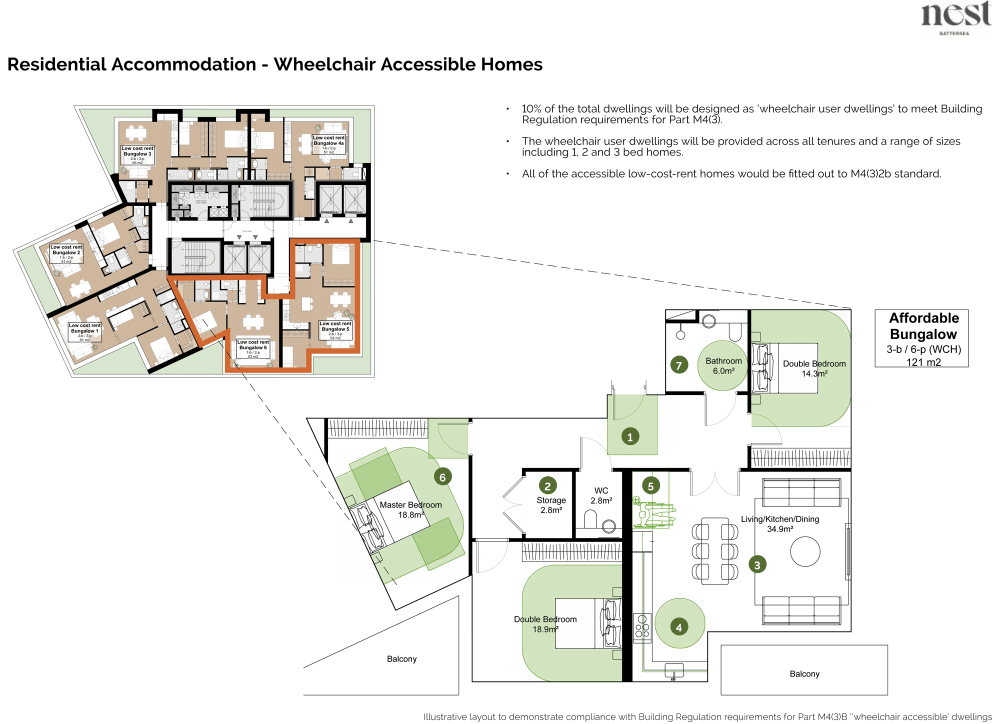
#> input picture _refs/plantas-oficiais/wheelchair.png, 2000 x 1447 px (shown at 1/2 size)
$ python make_wheelchair_plan.py
#> lines starting #> are read from the running program, lines starting #| are printed output that depends on the picture; after the words box and inside, x2 and y2 are one past the last pixel; in counts of white or black regions, pixels touching at a corner belong together
# The wheelchair accessible (Part M4(3)) layout for the Accessible homes card.
# Source: the official "Heliport House Wheelchair 7c" slide (_refs/plantas-oficiais/wheelchair.png,
# the same 2000 x 1447 file published on nestbattersea.co.uk/disabled-accessible-homes).
# The slide is a transparent PNG: it is composited over the paper colour used by the affordable plans
# (never colour keyed), cropped to the flat itself, and the two dashed leader lines that tie it to
# the key plan are painted out. Nothing on the plan is redrawn or added.
import os, sys
import numpy as np
from PIL import Image, ImageFilter
import cv2

ROOT = os.path.abspath(os.path.join(os.path.dirname(__file__), '..', '..'))
SRC = os.path.join(ROOT, '_refs', 'plantas-oficiais', 'wheelchair.png')
OUT = os.environ.get('WC_OUT') or os.path.join(ROOT, 'assets', 'site', 'plans')
DBG = sys.argv[1] if len(sys.argv) > 1 else None
PAPER = (243, 238, 232)                    # the backdrop of the aff-* plans
BOX = (598, 606, 1786, 1400)               # the flat, its balconies and turning circles; no key plan, no title box
UP = 2                                     # supersample the line work before the export sizes


def main():
    rgba = Image.open(SRC).convert('RGBA')
#> rgba is the input picture: PIL image 2000x1447 RGBA; mean R, G, B, A 88.1, 120.5, 85.9, 49.3
    # paint out the legend box (its facts are in the caption) and the key plan before cropping
    a = np.asarray(rgba).copy()
    a[600:760, 1738:1800, 3] = 0
#> a: shape (1447, 2000, 4); 0.04% of pixels changed, all inside (x1, y1, x2, y2) = (1749, 618, 1800, 735)
    a[:792, :772, 3] = 0                   # the corner of the key plan
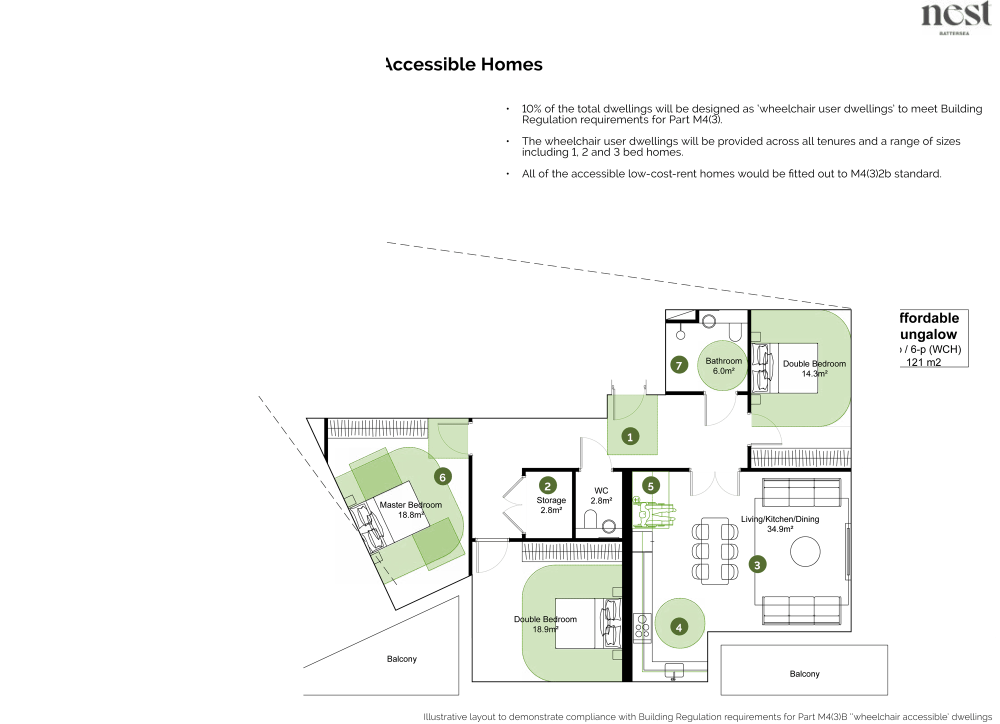
#> a: shape (1447, 2000, 4) (shown at 1/2 size); mean R, G, B, A 88.1, 120.5, 85.9, 18.9; transparent parts drawn white
    rgba = Image.fromarray(a, 'RGBA')
    bg = Image.new('RGBA', rgba.size, PAPER + (255,))
    bg.alpha_composite(rgba)
    im = np.asarray(bg.convert('RGB')).astype(np.float32)
    H, W = im.shape[:2]
#> H = 1447; W = 2000
    # opaque white on the slide (door openings, a panel beside the living room) becomes paper like the rest
    wht = np.clip((im.min(-1, keepdims=True) - 238) / 12, 0, 1)
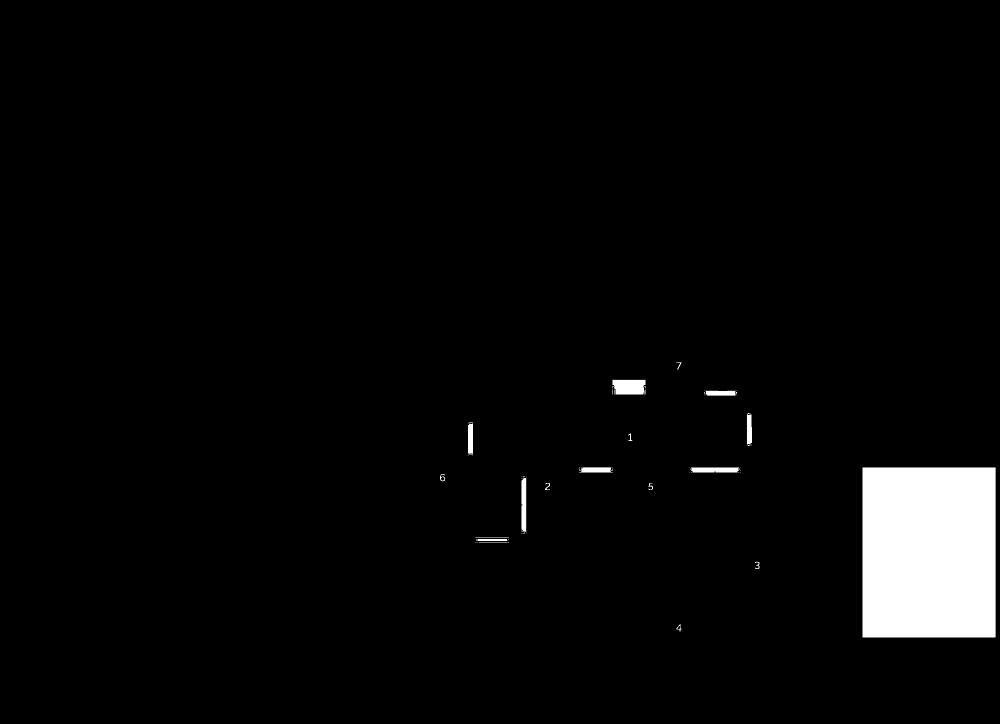
#> wht: shape (1447, 2000, 1) float32 (shown at 1/2 size); min 0, max 1, mean 0.0337
    im = im * (1 - wht) + np.array(PAPER, np.float32) * wht
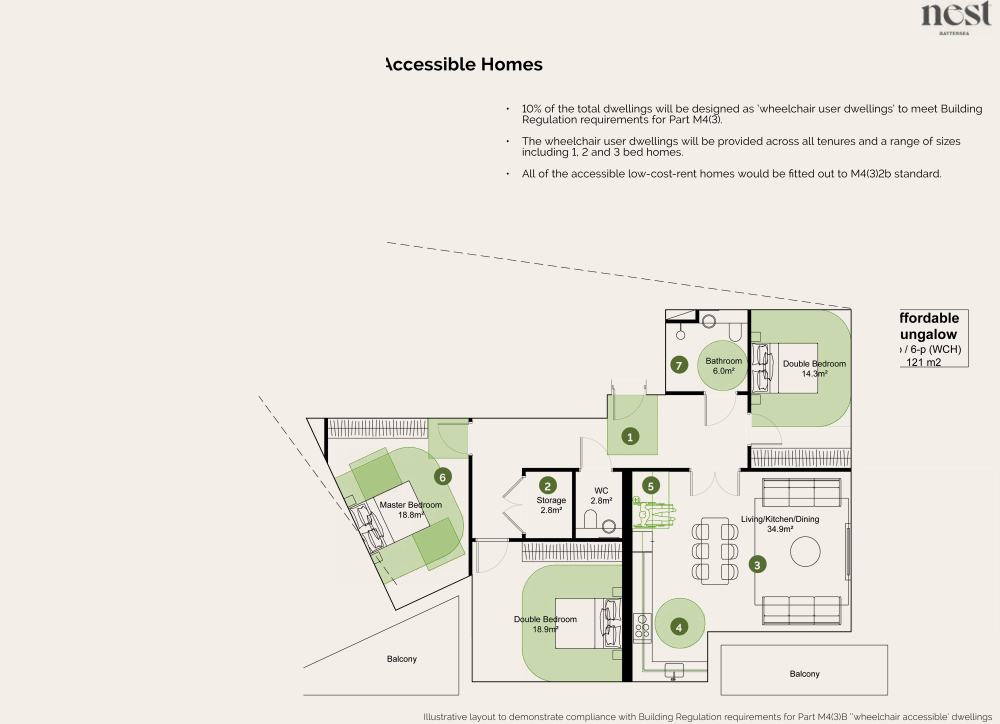
#> im: shape (1447, 2000, 3) float32 (shown at 1/2 size); mean R, G, B 240.2, 229, 221.2
    lum = im.mean(-1)
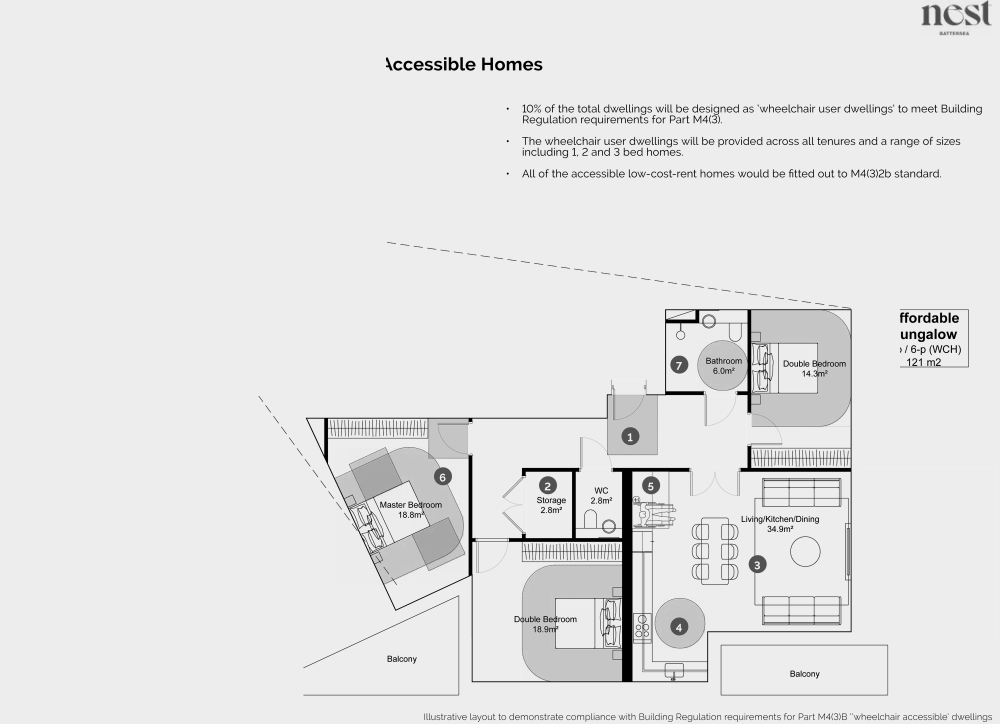
#> lum: shape (1447, 2000) float32 (shown at 1/2 size); min 0, max 242.9, mean 229.4
    yy, xx = np.mgrid[0:H, 0:W].astype(np.float32)
    # the angled outer wall of the main bedroom must survive where a leader line runs across it
    wall = np.abs(xx - (612.5 + 0.4675 * (yy - 836))) / np.hypot(1, 0.4675) <= 3.2
    out = im.copy()
    # leader lines (fitted on the clean parts of the slide): y = m x + b. A pixel on the line that is
    # darker than the paper or fill on both sides of it takes the mean of those two sides.
    for m, b, x0, x1 in ((1.3672, 84.68, 590, 800), (0.14221, 374.22, 1600, 1712)):
        n = np.array([m, -1.0]) / np.hypot(m, 1)                 # unit normal
        d = (m * xx - yy + b) / np.hypot(m, 1)
        sel = (np.abs(d) <= 1.8) & (xx >= x0) & (xx <= x1) & ~wall
        ys, xs = np.nonzero(sel)
        k = 3.6
        def at(dx, dy):
            return im[np.clip(np.rint(ys + dy).astype(int), 0, H - 1), np.clip(np.rint(xs + dx).astype(int), 0, W - 1)]
        dd = d[ys, xs]
        # step to just beyond each side of the line
        pa = at(n[0] * (-dd - k), n[1] * (-dd - k))
        pb = at(n[0] * (-dd + k), n[1] * (-dd + k))
        side = (pa + pb) / 2
        dark = lum[ys, xs] < np.minimum(pa.mean(-1), pb.mean(-1)) - 14
        out[ys[dark], xs[dark]] = side[dark]
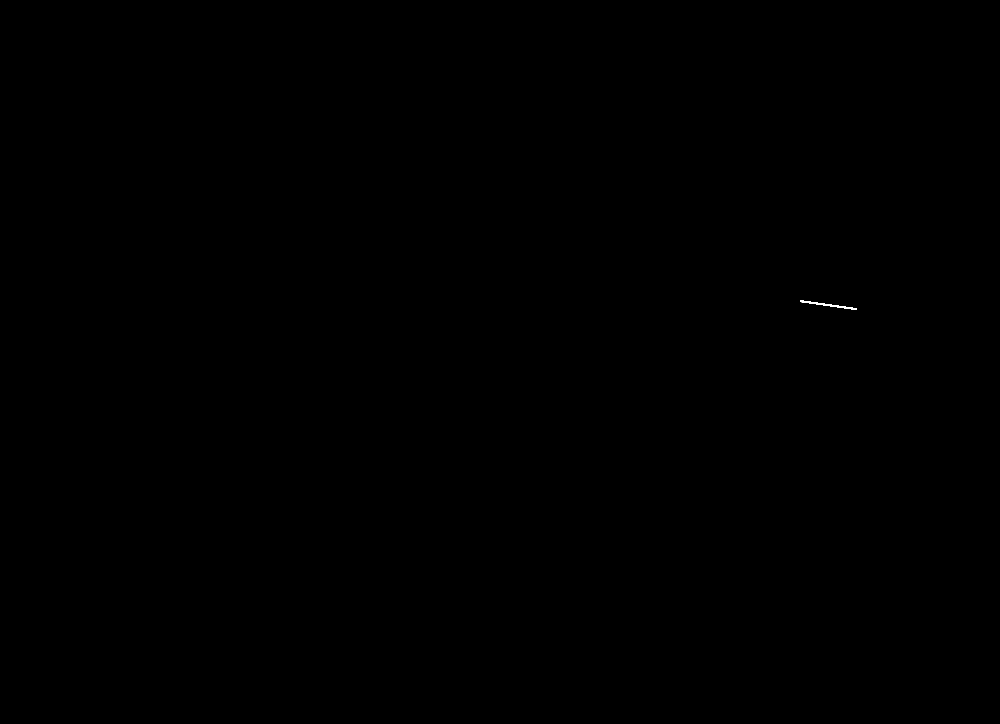
#> sel: shape (1447, 2000) bool (shown at 1/2 size); 0.01% white; 1 white region, box (x1, y1, x2, y2) and area: (1600, 600, 1713, 620) 405
    im = np.clip(out, 0, 255).astype(np.uint8)
    crop = Image.fromarray(im).crop(BOX)
    if DBG:
        crop.save(os.path.join(DBG, 'wc_crop.png'))
    big = crop.resize((crop.width * UP, crop.height * UP), Image.LANCZOS)
    big = big.filter(ImageFilter.UnsharpMask(radius=1.2, percent=60, threshold=2))
    print('crop', crop.size, 'ratio %.3f' % (crop.width / crop.height))
#| crop (1188, 794) ratio 1.496
    for w in (720, 1440, 2160):
        h = round(w * crop.height / crop.width)
        r = big.resize((w, h), Image.LANCZOS)
        base = os.path.join(OUT, f'wheelchair-{w}')
        r.save(base + '.jpg', quality=90, optimize=True, progressive=True, subsampling=0)
        r.save(base + '.webp', quality=90, method=6)
        r.save(base + '.avif', quality=78)
        print(w, h, [os.path.getsize(base + e) // 1024 for e in ('.avif', '.webp', '.jpg')], 'KB')
#> this loop made 3 passes
#> pass 3, in main, `r = big.resize((w, h), Image.LANCZOS)`:
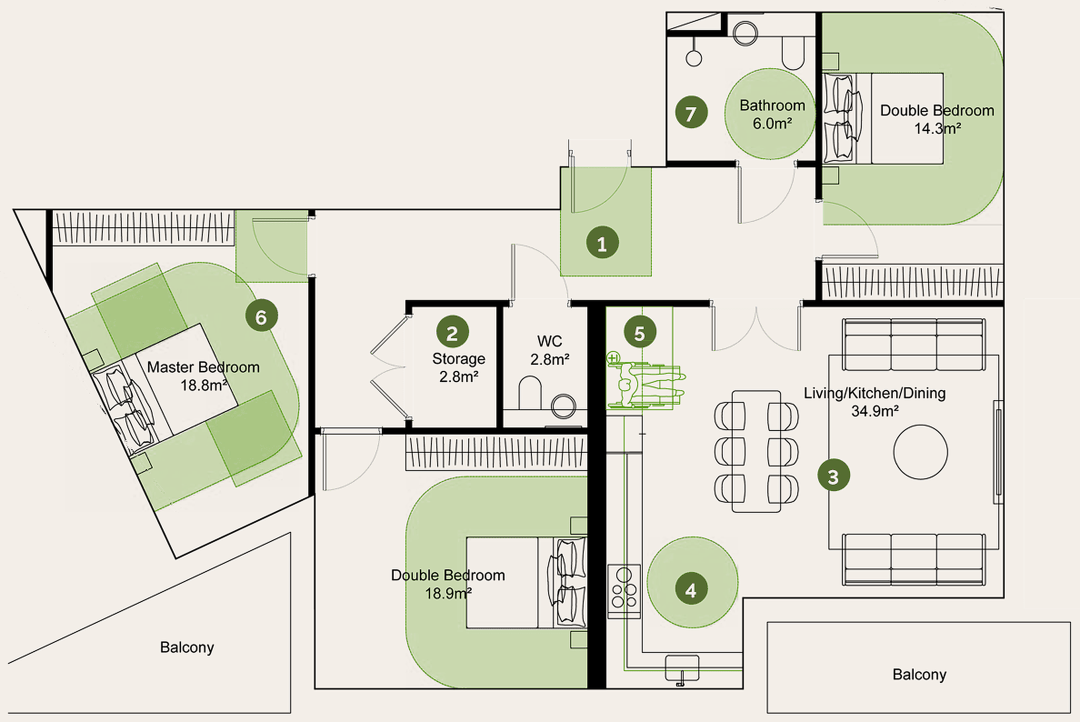
#> r: PIL image 2160x1444 RGB (shown at 1/2 size); mean R, G, B 222.7, 221.4, 209.9


main()

$ run again, with _refs/plantas-oficiais/aff-29.png copied over _refs/plantas-oficiais/wheelchair.png
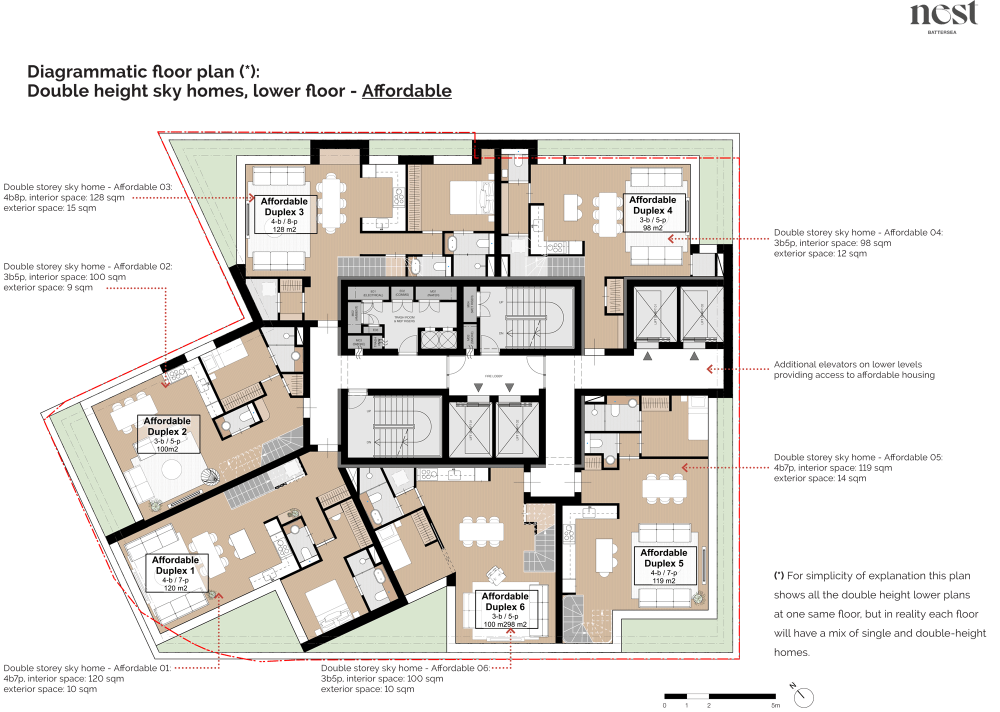
#> input picture _refs/plantas-oficiais/aff-29.png, 2000 x 1423 px (shown at 1/2 size)
#> in main, rgba is the input picture: PIL image 2000x1423 RGBA; mean R, G, B, A 127.2, 145.6, 122.4, 116.6
#> in main, `wht = np.clip((im.min(-1, keepdims=True) - 238) / 12, 0, 1)`:
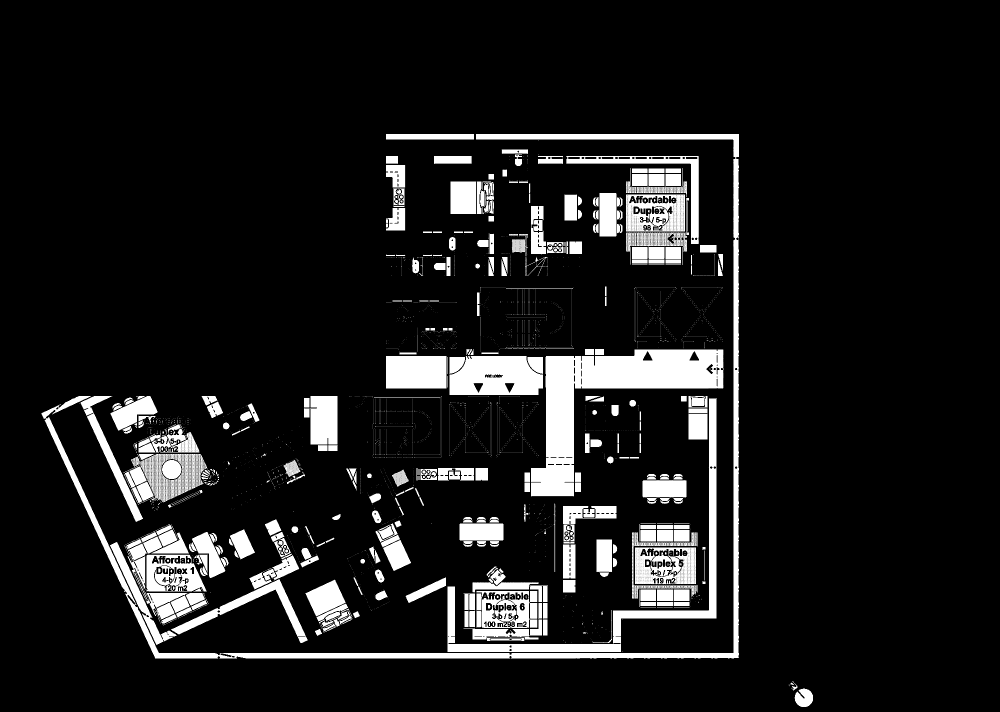
#> wht: shape (1423, 2000, 1) float32 (shown at 1/2 size); min 0, max 1, mean 0.105
#| crop (1188, 794) ratio 1.496
#> the loop in main, `for w in (720, 1440, 2160):` made 3 passes
#> pass 3, in main, `r = big.resize((w, h), Image.LANCZOS)`:
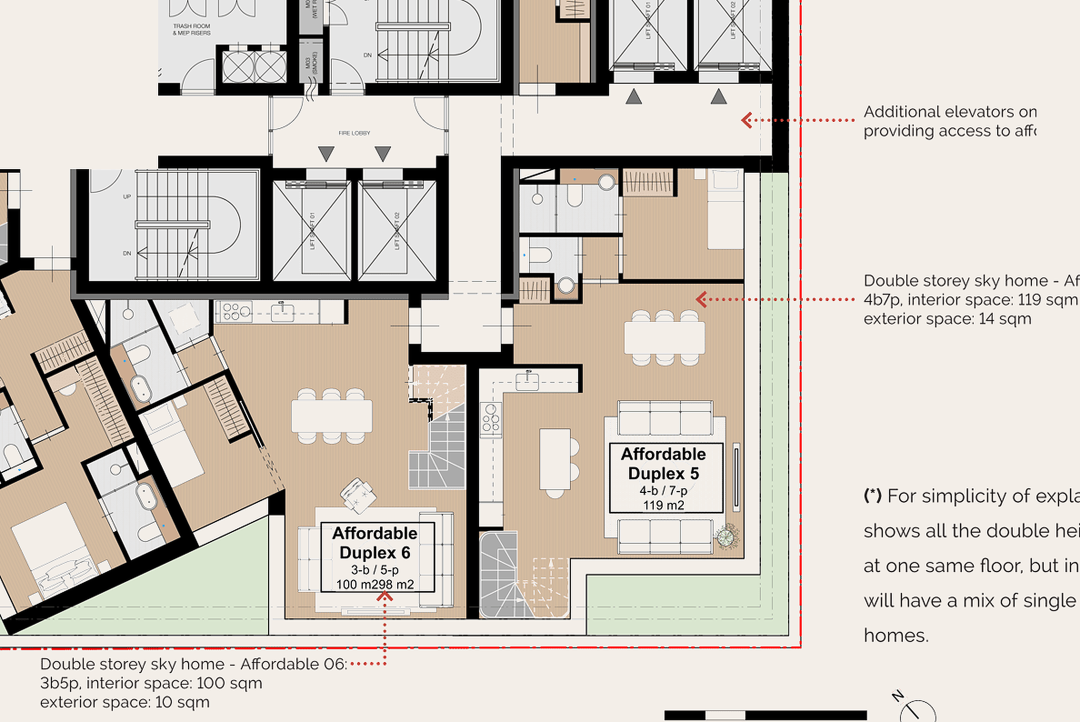
#> r: PIL image 2160x1444 RGB (shown at 1/2 size); mean R, G, B 210.1, 203.3, 194.8
